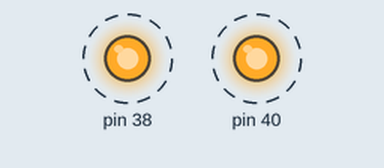
This program was run on a simulated Raspberry Pi (header pin numbers). On the bench: output pins drawn as LEDs (lit = HIGH). Dashed ring = blinking.

Above: at 0.5 s.
Timing chart, 0 to 4.6 s (numbered marks = the images above):
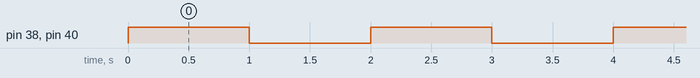

Measured:
- by itself, pin 38, pin 40: alternates HIGH for 1.0 s and LOW for 1.0 s

The program:

breep.py
```python
import RPi.GPIO as gpio
from time import sleep

gpio.setwarnings(False)
gpio.setmode(gpio.BOARD)  # gpio.setmode(gpio.BCM)

gpio.setup(38, gpio.OUT)
gpio.setup(40, gpio.OUT)
while True:
    gpio.output(38, True)
    gpio.output(40, True)
    sleep(1)
    gpio.output(38, False)
    gpio.output(40, False)
    sleep(1)
```
